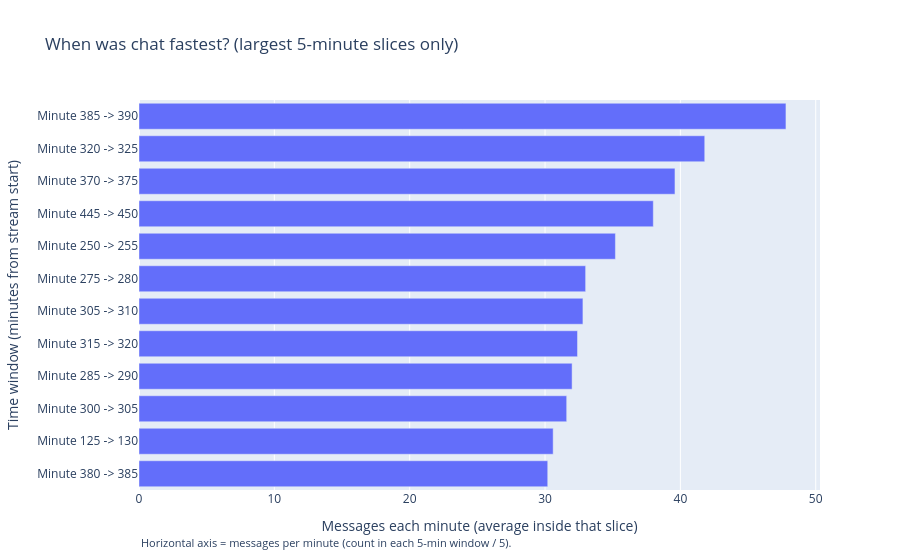

Write notebook code for a chart like this one.
### Code cell
# Chart 1: pick the 12 busiest 5-minute windows and display them as a horizontal bar chart
top_n = 12
top_bins = bin_df.nlargest(top_n, "messages_per_min").sort_values("messages_per_min")
top_bins["time_slice"] = top_bins["offset_min_bin_5"].apply(
    lambda m: f"Minute {int(m)} -> {int(m + 5)}"
)

fig1 = px.bar(
    top_bins,
    x="messages_per_min",
    y="time_slice",
    orientation="h",
    title="When was chat fastest? (largest 5-minute slices only)",
    labels={
        "messages_per_min": "Messages each minute (average inside that slice)",
        "time_slice": "Time window (minutes from stream start)",
    },
)
fig1.update_layout(
    yaxis={"categoryorder": "total ascending"},
    annotations=[
        dict(
            text="Horizontal axis = messages per minute (count in each 5-min window / 5).",
            xref="paper", yref="paper", x=0, y=-0.16,
            showarrow=False, xanchor="left", font=dict(size=11),
        )
    ],
    margin=dict(b=70),
)
fig1.write_image(IMAGES_DIR / "mp1_q1_volume_bursts.png", width=900, height=650, scale=2)
fig1.show()

### Figure 1 — Plotly figure (JSON) as saved in the notebook; plotly's stock layout.template omitted (floating-point values rounded to 4 significant figures)
{"data": [{"hovertemplate": "Messages each minute (average inside that slice)=%{x}<br>Time window (minutes from stream start)=%{y}<extra></extra>", "legendgroup": "", "marker": {"color": "#636efa", "pattern": {"shape": ""}}, "name": "", "orientation": "h", "showlegend": false, "textposition": "auto", "type": "bar", "x": [30.2, 30.6, 31.6, 32.0, 32.4, 32.8, 33.0, 35.2, 38.0, 39.6, 41.8, 47.8], "xaxis": "x", "y": ["Minute 380 -> 385", "Minute 125 -> 130", "Minute 300 -> 305", "Minute 285 -> 290", "Minute 315 -> 320", "Minute 305 -> 310", "Minute 275 -> 280", "Minute 250 -> 255", "Minute 445 -> 450", "Minute 370 -> 375", "Minute 320 -> 325", "Minute 385 -> 390"], "yaxis": "y"}], "layout": {"annotations": [{"font": {"size": 11}, "showarrow": false, "text": "Horizontal axis = messages per minute (count in each 5-min window / 5).", "x": 0, "xanchor": "left", "xref": "paper", "y": -0.16, "yref": "paper"}], "barmode": "relative", "legend": {"tracegroupgap": 0}, "margin": {"b": 70}, "title": {"text": "When was chat fastest? (largest 5-minute slices only)"}, "xaxis": {"anchor": "y", "domain": [0, 1], "title": {"text": "Messages each minute (average inside that slice)"}}, "yaxis": {"anchor": "x", "categoryorder": "total ascending", "domain": [0, 1], "title": {"text": "Time window (minutes from stream start)"}}}}
